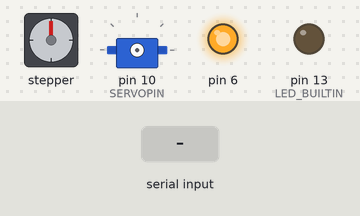
Simulated run of this sketch. Board: Arduino Uno, built with avr-gcc and run on an emulated ATmega328P. Shown: stepper motor, servo, output pins drawn as LEDs (lit = HIGH). The test bench sets the inputs (shaded band). Stepper angles assume 200 steps per turn; what the sketch prints to the serial monitor is not drawn.

Above: at 1.2 s.
1.3 s: "1" received over Serial
At 4.1 s:
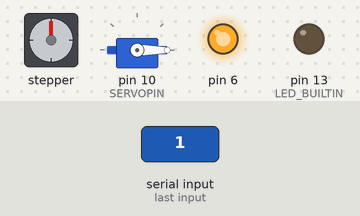
4.3 s: "8" received over Serial
At 5.1 s:
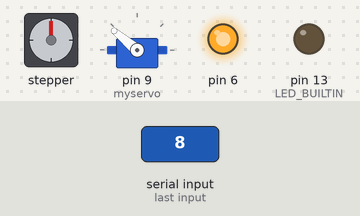
6.2 s: "2" received over Serial
At 6.9 s:
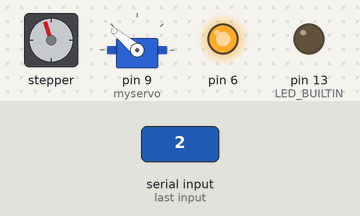
9.2 s: "3" received over Serial
At 10.4 s:
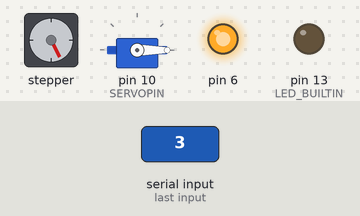
12.2 s: "4" received over Serial
At 14.9 s:
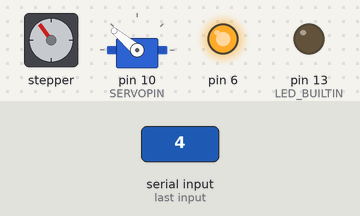
15.2 s: "6" received over Serial
Timing chart, 0 to 21.4 s (numbered marks = the images above; inputs shaded):
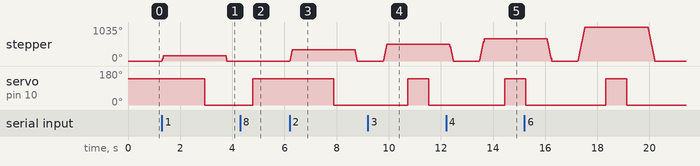

Measured:
- after the input at 1.3 s, stepper: turns 162° clockwise in 0.04 s, then 162° counter-clockwise in 0.04 s; servo on pin 10 (SERVOPIN): 140° → 0° after 1.6 s
- after the input at 4.3 s, servo on pin 10 (SERVOPIN): 0° → 140° after 0.49 s
- after the input at 6.2 s, stepper: turns 342° clockwise in 0.09 s, then 342° counter-clockwise in 0.09 s; servo on pin 10 (SERVOPIN): 140° → 0° after 1.7 s
- after the input at 9.2 s, stepper: turns 513° clockwise in 0.14 s, starting after 0.59 s; servo on pin 10 (SERVOPIN): 0° → 140° after 1.5 s, → 0° 0.80 s later
- after the input at 12.2 s, servo on pin 10 (SERVOPIN): 0° → 140° after 2.3 s

The sketch:

Serial.ino
```cpp
#include <Wire.h>
#include <Adafruit_MotorShield.h>

#include <Servo.h>


Adafruit_MotorShield AFMS = Adafruit_MotorShield();
Adafruit_StepperMotor *myMotor = AFMS.getStepper(200, 2);

Servo myservo;
int SERVOPIN = 10;

int start = 0;
int target = 140;

int pos_1 = 90;
int pos_2 = 190;
int pos_3 = 285;
int pos_4 = 380;
int pos_5 = 480;
int pos_6 = 575;
int pos_7 = 675;

//delays in ms
int servo_out = 800;
int servo_in = 800;
int motor_on_pose = 800;
int motor_home = 1000;


void setup() {
  Serial.begin(9600);
  AFMS.begin();
  myMotor->setSpeed(1000);


  pinMode(6, OUTPUT);
  digitalWrite(6, HIGH);
  pinMode(LED_BUILTIN, OUTPUT);
  pinMode(7, INPUT);//endanschlag
}

void loop() {
  if (Serial.available() > 0)
  {
    int data = Serial.read();
    /*
       0 - init
       1-7 - drop positions
       8 - open drawer
       9 - close drawer
    */
    if (data == '0') {
//      int flag = 1;
//      while (flag) {
//        //myMotor->step(1, FORWARD, DOUBLE);
//        flag = digitalRead(7)==HIGH;
//        digitalWrite(LED_BUILTIN, digitalRead(7));
//      }
      myMotor->release();

      myservo.attach(10);
      myservo.write(start);
      delay(1000);
      myservo.detach();
      Serial.write('0');
    }

    if (data == '1') {
      myMotor->step(pos_1, FORWARD, DOUBLE);
      delay(motor_on_pose);
      myservo.attach(SERVOPIN);
      myservo.write(target);
      delay(servo_out);
      myservo.write(start);
      delay(servo_in);
      myservo.detach();
      myMotor->step(pos_1, BACKWARD, DOUBLE);
      myMotor->release();
      delay(motor_home);
      Serial.write('1');
    }
    if (data == '2') {
      myMotor->step(pos_2, FORWARD, DOUBLE);
      delay(motor_on_pose);
      myservo.attach(SERVOPIN);
      myservo.write(target);
      delay(servo_out);
      myservo.write(start);
      delay(servo_in);
      myservo.detach();
      myMotor->step(pos_2, BACKWARD, DOUBLE);
      myMotor->release();
      delay(motor_home);
      Serial.write('2');
    }
    if (data == '3') {
      myMotor->step(pos_3, FORWARD, DOUBLE);
      delay(motor_on_pose);
      myservo.attach(SERVOPIN);
      myservo.write(target);
      delay(servo_out);
      myservo.write(start);
      delay(servo_in);
      myservo.detach();
      myMotor->step(pos_3, BACKWARD, DOUBLE);
      myMotor->release();
      delay(motor_home);
      Serial.write('3');
    }
    if (data == '4') {
      myMotor->step(pos_4, FORWARD, DOUBLE);
      delay(motor_on_pose);
      myservo.attach(SERVOPIN);
      myservo.write(target);
      delay(servo_out);
      myservo.write(start);
      delay(servo_in);
      myservo.detach();
      myMotor->step(pos_4, BACKWARD, DOUBLE);
      myMotor->release();
      delay(motor_home);
      Serial.write('4');
    }
    if (data == '5') {
      myMotor->step(pos_5, FORWARD, DOUBLE);
      delay(motor_on_pose);
      myservo.attach(SERVOPIN);
      myservo.write(target);
      delay(servo_out);
      myservo.write(start);
      delay(servo_in);
      myservo.detach();
      myMotor->step(pos_5, BACKWARD, DOUBLE);
      myMotor->release();
      delay(motor_home);
      Serial.write('5');
    }
    if (data == '6') {
      myMotor->step(pos_6, FORWARD, DOUBLE);
      delay(motor_on_pose);
      myservo.attach(SERVOPIN);
      myservo.write(target);
      delay(servo_out);
      myservo.write(start);
      delay(servo_in);
      myservo.detach();
      myMotor->step(pos_6, BACKWARD, DOUBLE);
      myMotor->release();
      delay(motor_home);
      Serial.write('6');
    }
    if (data == '7') {
      myMotor->step(pos_7, FORWARD, DOUBLE);
      delay(motor_on_pose);
      myservo.attach(SERVOPIN);
      myservo.write(target);
      delay(servo_out);
      myservo.write(start);
      delay(servo_in);
      myservo.detach();
      myMotor->step(pos_7, BACKWARD, DOUBLE);
      myMotor->release();
      delay(motor_home);
      Serial.write('7');
    }

    else if (data == '8') {
      myservo.attach(9);
      myservo.write(target);
      delay(servo_in);
      myservo.detach();
      Serial.write('8');
    }

    else if (data == '9') {
      myservo.attach(9);
      myservo.write(start);
      delay(servo_out);
      myservo.detach();
      Serial.write('9');
    }
  }
}
```
